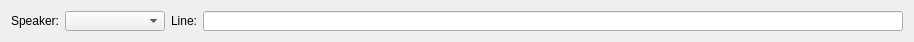
<?xml version="1.0" encoding="UTF-8"?>
<ui version="4.0">
 <class>DialogueLineWidget</class>
 <widget class="QWidget" name="DialogueLineWidget">
  <property name="enabled">
   <bool>true</bool>
  </property>
  <property name="geometry">
   <rect>
    <x>0</x>
    <y>0</y>
    <width>852</width>
    <height>34</height>
   </rect>
  </property>
  <property name="sizePolicy">
   <sizepolicy hsizetype="Fixed" vsizetype="Fixed">
    <horstretch>0</horstretch>
    <verstretch>0</verstretch>
   </sizepolicy>
  </property>
  <property name="windowTitle">
   <string>Form</string>
  </property>
  <layout class="QHBoxLayout" name="horizontalLayout_2">
   <item>
    <layout class="QHBoxLayout" name="horizontalLayout">
     <property name="leftMargin">
      <number>0</number>
     </property>
     <item>
      <widget class="QLabel" name="label_2">
       <property name="text">
        <string>Speaker:</string>
       </property>
      </widget>
     </item>
     <item>
      <widget class="QComboBox" name="comboBox">
       <property name="sizePolicy">
        <sizepolicy hsizetype="Preferred" vsizetype="Preferred">
         <horstretch>0</horstretch>
         <verstretch>0</verstretch>
        </sizepolicy>
       </property>
       <property name="minimumSize">
        <size>
         <width>100</width>
         <height>0</height>
        </size>
       </property>
       <property name="maximumSize">
        <size>
         <width>16777215</width>
         <height>20</height>
        </size>
       </property>
      </widget>
     </item>
     <item>
      <widget class="QLabel" name="label">
       <property name="text">
        <string>Line:</string>
       </property>
      </widget>
     </item>
     <item>
      <widget class="QLineEdit" name="lineEdit">
       <property name="sizePolicy">
        <sizepolicy hsizetype="Preferred" vsizetype="Preferred">
         <horstretch>0</horstretch>
         <verstretch>0</verstretch>
        </sizepolicy>
       </property>
       <property name="minimumSize">
        <size>
         <width>700</width>
         <height>0</height>
        </size>
       </property>
       <property name="maximumSize">
        <size>
         <width>16777215</width>
         <height>20</height>
        </size>
       </property>
      </widget>
     </item>
    </layout>
   </item>
  </layout>
 </widget>
 <resources/>
 <connections/>
</ui>
